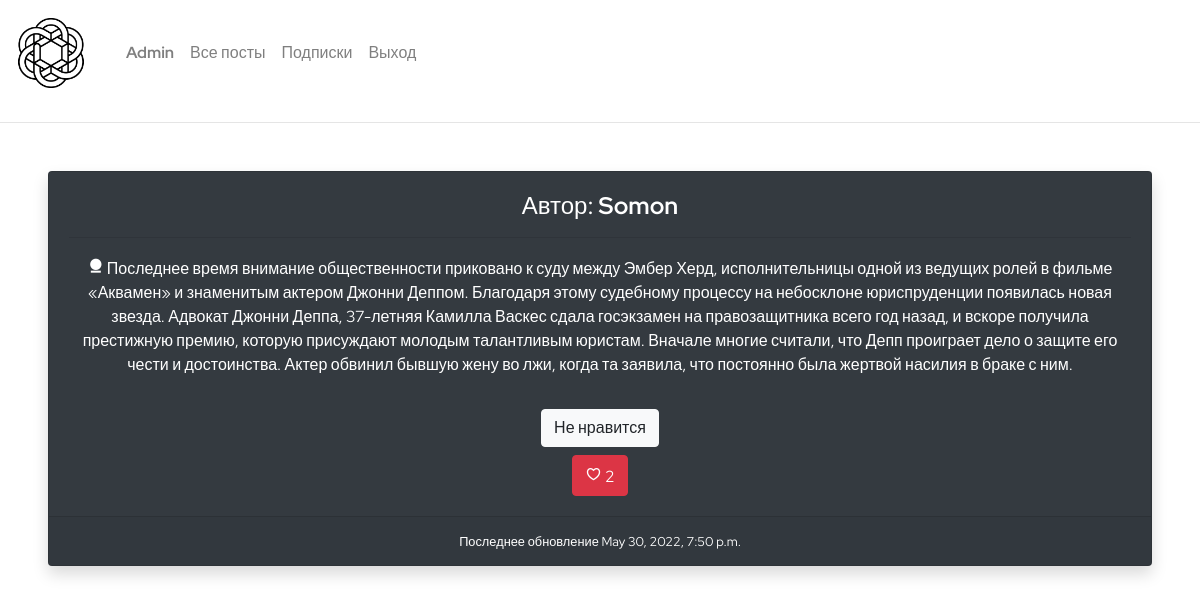
Page /following (signed in) on the committed database.
### network/models.py (models this page shows)
class User(AbstractUser):
    followers = models.ManyToManyField('self', related_name='followerss', symmetrical=False)
    following = models.ManyToManyField('self', related_name='followingg', symmetrical=False)

class Post(models.Model):
    owner = models.ForeignKey(User, on_delete=models.CASCADE)
    content = models.TextField()
    created_at = models.DateTimeField(auto_now_add=True)
    updated_at = models.DateTimeField(auto_now=True)
    liked_by = models.ManyToManyField(User, related_name="liked_users")

### network/views.py (the view)
# urls.py: path("following", views.following, name="following"),
def following(request):
    usert = request.user
    if usert.is_authenticated:
        following = usert.following.all()
        posts = []
        likes = []
        for user in following:
            for post in Post.objects.filter(owner=user):
                posts.append(post)
                likes.append(post.liked_by)
        return render(request, "network/following.html", {
            "posts": zip(reversed(posts), reversed(likes)),
        })
    else:
        return HttpResponseRedirect(reverse("login"))

### network/templates/network/following.html (shortened to what this page needs)
{% extends "network/layout.html" %}
    {% if user.is_authenticated%}
        {% block body %}
            {% for post, likes in posts %}
                <div class = "shadow post card text-center m-5 text-white bg-dark">
                    <div class="card-body">
                        <h4 class="card-title">Автор: <strong><a class = "text-capitalize" href="{% url 'user_profile' post.owner.username %}">{{ post.owner.username }}</a></strong></h4>
                        <hr>
                        <p class="card-text"><strong><i class="ri-user-4-fill"></i> </strong> {{ post.content }}</p>
                        {% if user.is_authenticated %}
                            <form id = 'likeform{{forloop.counter}}' action = "{% url 'like_post' %}" method = "post" style = "min-width: 100%">
                                {% if user in post.liked_by.all %}
                                <button type="submit" id="like{{forloop.counter}}" name="dislike" value="{{ post.id }}" class="btn btn-light mt-3">Не нравится</button>
                                {% else %}
                                <button type="submit" id="like{{forloop.counter}}" name="like" value="{{ post.id }}" class="btn btn-light mt-3">Нравится</button>
                                {% endif %}
                            </form>
                        {% endif %}
                        <button id = "likescount{{forloop.counter}}" class="btn btn-danger mt-2"><i class="ri-heart-3-line"></i> {{likes.count}} </button>
                    </div>
                    <div class="card-footer">
                        <small class="text">Последнее обновление {{ post.updated_at }}</small>
                    </div>
                </div>
            {% endfor %}
        {%endblock%}
    {% endif %}

### network/templates/network/layout.html (shortened to what this page needs)
{% load static %}
<!DOCTYPE html>
<html lang="en">
    <head>
        <link rel="stylesheet" href="https://stackpath.bootstrapcdn.com/bootstrap/4.4.1/css/bootstrap.min.css">
        <link href="{% static 'network/styles.css' %}" rel="stylesheet">
        <link href="https://cdn.jsdelivr.net/npm/remixicon@2.5.0/fonts/remixicon.css" rel="stylesheet">
    </head>
    <body>
        <nav class="navbar navbar-expand-lg navbar-light">
            <a class="navbar-brand" href="{% url 'index' %}"><img src="{% static 'network/favicon.ico' %}" alt="logo" class="navbar-brand" width = "70px"></a>
            <div>
              <ul class="navbar-nav mr-auto">
                {% if user.is_authenticated %}
                    <li class="nav-item">
                        <a class="nav-link text-capitalize" href="{%url 'user_profile' user.username%}"><strong>{{ user.username }}</strong></a>
                    </li>
                {% endif %}
                <li class="nav-item">
                  <a class="nav-link" href="{% url 'index' %}">Все посты</a>
                </li>
                {% if user.is_authenticated %}
                    <li class="nav-item">
                        <a class="nav-link" href="{% url 'following' %}">Подписки</a>
                    </li>
                    <li class="nav-item">
                        <a class="nav-link" href="{% url 'logout' %}">Выход</a>
                    </li>
                {% endif %}
              </ul>
            </div>
          </nav>
          <hr>
        <div class="body">
            {% block body %}
            {% endblock %}
        </div>
    </body>
</html>

### network/templates/network/layout.html (style rules this page uses)
* { font-family: 'Red Hat Display', sans-serif !important; }
a { color:inherit; text-decoration:none; }

### rows in the picture
User: username "Admin"
Post: owner.username "Somon", content "Последнее время внимание общественности приковано к суду между Эмбер Херд, исполнительницы одной из ведущих ролей в фильме «Аквамен» и знаменитым актером Джонни Деппом. Благодаря этому судебному процессу на небосклоне юриспруденции появилась новая звезда. Адвокат Джонни Деппа, 37-летняя Камилла Васкес сдала госэкзамен на правозащитника всего год назад, и вскоре получила престижную премию, которую присуждают молодым талантливым юристам. Вначале многие считали, что Депп проиграет дело о защите его чести и достоинства. Актер обвинил бывшую жену во лжи, когда та заявила, что постоянно была жертвой насилия в браке с ним.", count "2", updated_at "May 30, 2022, 7:50 p.m."
